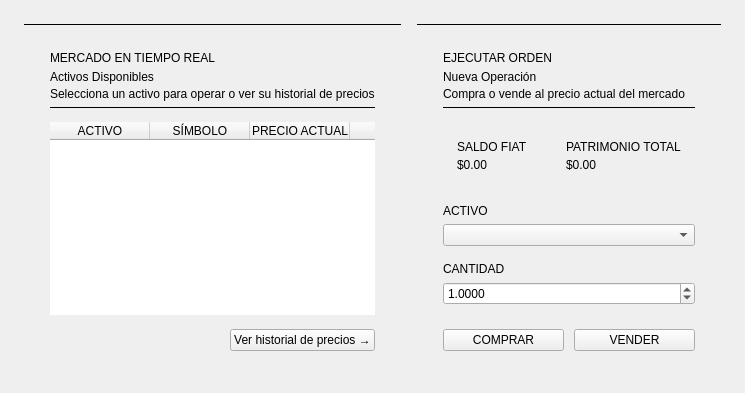
         <widget class="QWidget" name="page_mercado">
          <layout class="QHBoxLayout" name="hl_mercado_page">
           <property name="spacing"><number>16</number></property>
           <property name="leftMargin"><number>24</number></property>
           <property name="topMargin"><number>24</number></property>
           <property name="rightMargin"><number>24</number></property>
           <property name="bottomMargin"><number>16</number></property>

           <!-- CARD MERCADO (tabla activos) -->
           <item>
            <widget class="QFrame" name="card_mercado">
             <layout class="QVBoxLayout" name="vl_card_mkt">
              <property name="spacing"><number>0</number></property>
              <property name="leftMargin"><number>0</number></property>
              <property name="topMargin"><number>0</number></property>
              <property name="rightMargin"><number>0</number></property>
              <property name="bottomMargin"><number>0</number></property>

              <item>
               <widget class="QFrame" name="card_accent_mkt">
                <property name="frameShape"><enum>QFrame::HLine</enum></property>
                <property name="minimumSize"><size><width>0</width><height>1</height></size></property>
                <property name="maximumSize"><size><width>16777215</width><height>1</height></size></property>
               </widget>
              </item>

              <item>
               <layout class="QVBoxLayout" name="vl_mkt_inner">
                <property name="spacing"><number>0</number></property>
                <property name="leftMargin"><number>26</number></property>
                <property name="topMargin"><number>26</number></property>
                <property name="rightMargin"><number>26</number></property>
                <property name="bottomMargin"><number>26</number></property>

                <item>
                 <widget class="QLabel" name="lbl_ey_mkt">
                  <property name="text"><string>MERCADO EN TIEMPO REAL</string></property>
                 </widget>
                </item>
                <item><spacer name="sp_ey_m1"><property name="orientation"><enum>Qt::Vertical</enum></property><property name="sizeType"><enum>QSizePolicy::Fixed</enum></property><property name="sizeHint" stdset="0"><size><width>0</width><height>5</height></size></property></spacer></item>
                <item>
                 <widget class="QLabel" name="lbl_tit_mkt">
                  <property name="text"><string>Activos Disponibles</string></property>
                 </widget>
                </item>
                <item><spacer name="sp_ey_m2"><property name="orientation"><enum>Qt::Vertical</enum></property><property name="sizeType"><enum>QSizePolicy::Fixed</enum></property><property name="sizeHint" stdset="0"><size><width>0</width><height>3</height></size></property></spacer></item>
                <item>
                 <widget class="QLabel" name="lbl_desc_mkt">
                  <property name="text"><string>Selecciona un activo para operar o ver su historial de precios</string></property>
                 </widget>
                </item>

                <item><spacer name="sp_m1"><property name="orientation"><enum>Qt::Vertical</enum></property><property name="sizeType"><enum>QSizePolicy::Fixed</enum></property><property name="sizeHint" stdset="0"><size><width>0</width><height>6</height></size></property></spacer></item>
                <item>
                 <widget class="QFrame" name="sep_card">
                  <property name="frameShape"><enum>QFrame::HLine</enum></property>
                  <property name="minimumSize"><size><width>0</width><height>1</height></size></property>
                  <property name="maximumSize"><size><width>16777215</width><height>1</height></size></property>
                 </widget>
                </item>
                <item><spacer name="sp_m2"><property name="orientation"><enum>Qt::Vertical</enum></property><property name="sizeType"><enum>QSizePolicy::Fixed</enum></property><property name="sizeHint" stdset="0"><size><width>0</width><height>14</height></size></property></spacer></item>

                <!-- TABLA MERCADO -->
                <item>
                 <widget class="QTableWidget" name="tabla_mercado">
                  <property name="frameShape"><enum>QFrame::NoFrame</enum></property>
                  <property name="showGrid"><bool>false</bool></property>
                  <property name="selectionBehavior"><enum>QAbstractItemView::SelectRows</enum></property>
                  <property name="selectionMode"><enum>QAbstractItemView::SingleSelection</enum></property>
                  <property name="editTriggers"><set>QAbstractItemView::NoEditTriggers</set></property>
                  <property name="alternatingRowColors"><bool>false</bool></property>
                  <property name="verticalScrollBarPolicy"><enum>Qt::ScrollBarAsNeeded</enum></property>
                  <property name="horizontalScrollBarPolicy"><enum>Qt::ScrollBarAlwaysOff</enum></property>
                  <column><property name="text"><string>ACTIVO</string></property></column>
                  <column><property name="text"><string>SÍMBOLO</string></property></column>
                  <column><property name="text"><string>PRECIO ACTUAL</string></property></column>
                  <column><property name="text"><string>TIPO</string></property></column>
                  <column><property name="text"><string>DESCRIPCIÓN</string></property></column>
                 </widget>
                </item>

                <item><spacer name="sp_m3"><property name="orientation"><enum>Qt::Vertical</enum></property><property name="sizeType"><enum>QSizePolicy::Fixed</enum></property><property name="sizeHint" stdset="0"><size><width>0</width><height>14</height></size></property></spacer></item>

                <!-- BOTÓN VER DETALLES -->
                <item>
                 <layout class="QHBoxLayout" name="hl_mkt_btns">
                  <property name="spacing"><number>10</number></property>
                  <item>
                   <spacer name="hs_mkt_l"><property name="orientation"><enum>Qt::Horizontal</enum></property><property name="sizeHint" stdset="0"><size><width>0</width><height>0</height></size></property></spacer>
                  </item>
                  <item>
                   <widget class="QPushButton" name="btn_ver_detalles">
                    <property name="cursor"><cursorShape>PointingHandCursor</cursorShape></property>
                    <property name="text"><string>Ver historial de precios →</string></property>
                   </widget>
                  </item>
                 </layout>
                </item>

               </layout>
              </item>
             </layout>
            </widget>
           </item>

           <!-- CARD OPERACIÓN (comprar / vender) -->
           <item>
            <widget class="QFrame" name="card_operacion">
             <property name="minimumSize"><size><width>300</width><height>0</height></size></property>
             <property name="maximumSize"><size><width>340</width><height>16777215</height></size></property>
             <layout class="QVBoxLayout" name="vl_card_op">
              <property name="spacing"><number>0</number></property>
              <property name="leftMargin"><number>0</number></property>
              <property name="topMargin"><number>0</number></property>
              <property name="rightMargin"><number>0</number></property>
              <property name="bottomMargin"><number>0</number></property>

              <item>
               <widget class="QFrame" name="card_accent_op">
                <property name="frameShape"><enum>QFrame::HLine</enum></property>
                <property name="minimumSize"><size><width>0</width><height>1</height></size></property>
                <property name="maximumSize"><size><width>16777215</width><height>1</height></size></property>
               </widget>
              </item>

              <item>
               <layout class="QVBoxLayout" name="vl_op_inner">
                <property name="spacing"><number>0</number></property>
                <property name="leftMargin"><number>26</number></property>
                <property name="topMargin"><number>26</number></property>
                <property name="rightMargin"><number>26</number></property>
                <property name="bottomMargin"><number>26</number></property>

                <item>
                 <widget class="QLabel" name="lbl_ey_op">
                  <property name="text"><string>EJECUTAR ORDEN</string></property>
                 </widget>
                </item>
                <item><spacer name="sp_ey_o1"><property name="orientation"><enum>Qt::Vertical</enum></property><property name="sizeType"><enum>QSizePolicy::Fixed</enum></property><property name="sizeHint" stdset="0"><size><width>0</width><height>5</height></size></property></spacer></item>
                <item>
                 <widget class="QLabel" name="lbl_tit_op">
                  <property name="text"><string>Nueva Operación</string></property>
                 </widget>
                </item>
                <item><spacer name="sp_ey_o2"><property name="orientation"><enum>Qt::Vertical</enum></property><property name="sizeType"><enum>QSizePolicy::Fixed</enum></property><property name="sizeHint" stdset="0"><size><width>0</width><height>3</height></size></property></spacer></item>
                <item>
                 <widget class="QLabel" name="lbl_desc_op">
                  <property name="text"><string>Compra o vende al precio actual del mercado</string></property>
                 </widget>
                </item>

                <item><spacer name="sp_o1"><property name="orientation"><enum>Qt::Vertical</enum></property><property name="sizeType"><enum>QSizePolicy::Fixed</enum></property><property name="sizeHint" stdset="0"><size><width>0</width><height>6</height></size></property></spacer></item>
                <item>
                 <widget class="QFrame" name="sep_card_op">
                  <property name="objectName"><string>sep_card</string></property>
                  <property name="frameShape"><enum>QFrame::HLine</enum></property>
                  <property name="minimumSize"><size><width>0</width><height>1</height></size></property>
                  <property name="maximumSize"><size><width>16777215</width><height>1</height></size></property>
                 </widget>
                </item>
                <item><spacer name="sp_o2"><property name="orientation"><enum>Qt::Vertical</enum></property><property name="sizeType"><enum>QSizePolicy::Fixed</enum></property><property name="sizeHint" stdset="0"><size><width>0</width><height>20</height></size></property></spacer></item>

                <!-- KPIs saldo y patrimonio -->
                <item>
                 <layout class="QHBoxLayout" name="hl_kpis">
                  <property name="spacing"><number>10</number></property>
                  <item>
                   <widget class="QFrame" name="kpi_saldo">
                    <layout class="QVBoxLayout" name="vl_kpi_s">
                     <property name="leftMargin"><number>14</number></property>
                     <property name="topMargin"><number>12</number></property>
                     <property name="rightMargin"><number>14</number></property>
                     <property name="bottomMargin"><number>12</number></property>
                     <property name="spacing"><number>4</number></property>
                     <item>
                      <widget class="QLabel" name="lbl_kpi_label_saldo">
                       <property name="text"><string>SALDO FIAT</string></property>
                      </widget>
                     </item>
                     <item>
                      <widget class="QLabel" name="lbl_kpi_saldo">
                       <property name="text"><string>$0.00</string></property>
                      </widget>
                     </item>
                    </layout>
                   </widget>
                  </item>
                  <item>
                   <widget class="QFrame" name="kpi_patrimonio">
                    <layout class="QVBoxLayout" name="vl_kpi_p">
                     <property name="leftMargin"><number>14</number></property>
                     <property name="topMargin"><number>12</number></property>
                     <property name="rightMargin"><number>14</number></property>
                     <property name="bottomMargin"><number>12</number></property>
                     <property name="spacing"><number>4</number></property>
                     <item>
                      <widget class="QLabel" name="lbl_kpi_label_pat">
                       <property name="text"><string>PATRIMONIO TOTAL</string></property>
                      </widget>
                     </item>
                     <item>
                      <widget class="QLabel" name="lbl_kpi_patrimonio">
                       <property name="text"><string>$0.00</string></property>
                      </widget>
                     </item>
                    </layout>
                   </widget>
                  </item>
                 </layout>
                </item>

                <item><spacer name="sp_o3"><property name="orientation"><enum>Qt::Vertical</enum></property><property name="sizeType"><enum>QSizePolicy::Fixed</enum></property><property name="sizeHint" stdset="0"><size><width>0</width><height>20</height></size></property></spacer></item>

                <!-- CAMPO ACTIVO -->
                <item>
                 <widget class="QLabel" name="lbl_f_activo">
                  <property name="text"><string>ACTIVO</string></property>
                 </widget>
                </item>
                <item><spacer name="sp_fa1"><property name="orientation"><enum>Qt::Vertical</enum></property><property name="sizeType"><enum>QSizePolicy::Fixed</enum></property><property name="sizeHint" stdset="0"><size><width>0</width><height>6</height></size></property></spacer></item>
                <item>
                 <widget class="QComboBox" name="combo_activo">
                  <property name="cursor"><cursorShape>PointingHandCursor</cursorShape></property>
                 </widget>
                </item>

                <item><spacer name="sp_fa2"><property name="orientation"><enum>Qt::Vertical</enum></property><property name="sizeType"><enum>QSizePolicy::Fixed</enum></property><property name="sizeHint" stdset="0"><size><width>0</width><height>16</height></size></property></spacer></item>

                <!-- CAMPO CANTIDAD -->
                <item>
                 <widget class="QLabel" name="lbl_f_cantidad">
                  <property name="text"><string>CANTIDAD</string></property>
                 </widget>
                </item>
                <item><spacer name="sp_fc1"><property name="orientation"><enum>Qt::Vertical</enum></property><property name="sizeType"><enum>QSizePolicy::Fixed</enum></property><property name="sizeHint" stdset="0"><size><width>0</width><height>6</height></size></property></spacer></item>
                <item>
                 <widget class="QDoubleSpinBox" name="input_cantidad">
                  <property name="minimum"><double>0.000000</double></property>
                  <property name="maximum"><double>999999.990000</double></property>
                  <property name="singleStep"><double>0.010000</double></property>
                  <property name="decimals"><number>4</number></property>
                  <property name="value"><double>1.000000</double></property>
                 </widget>
                </item>

                <item><spacer name="sp_fc2"><property name="orientation"><enum>Qt::Vertical</enum></property><property name="sizeType"><enum>QSizePolicy::Fixed</enum></property><property name="sizeHint" stdset="0"><size><width>0</width><height>24</height></size></property></spacer></item>

                <!-- BOTONES COMPRAR / VENDER -->
                <item>
                 <layout class="QHBoxLayout" name="hl_op_btns">
                  <property name="spacing"><number>10</number></property>
                  <item>
                   <widget class="QPushButton" name="btn_comprar">
                    <property name="cursor"><cursorShape>PointingHandCursor</cursorShape></property>
                    <property name="text"><string>COMPRAR</string></property>
                   </widget>
                  </item>
                  <item>
                   <widget class="QPushButton" name="btn_vender">
                    <property name="cursor"><cursorShape>PointingHandCursor</cursorShape></property>
                    <property name="text"><string>VENDER</string></property>
                   </widget>
                  </item>
                 </layout>
                </item>

                <item>
                 <spacer name="sp_op_grow">
                  <property name="orientation"><enum>Qt::Vertical</enum></property>
                  <property name="sizeType"><enum>QSizePolicy::Expanding</enum></property>
                  <property name="sizeHint" stdset="0"><size><width>0</width><height>0</height></size></property>
                 </spacer>
                </item>

               </layout>
              </item>
             </layout>
            </widget>
           </item>

          </layout>
         </widget>
